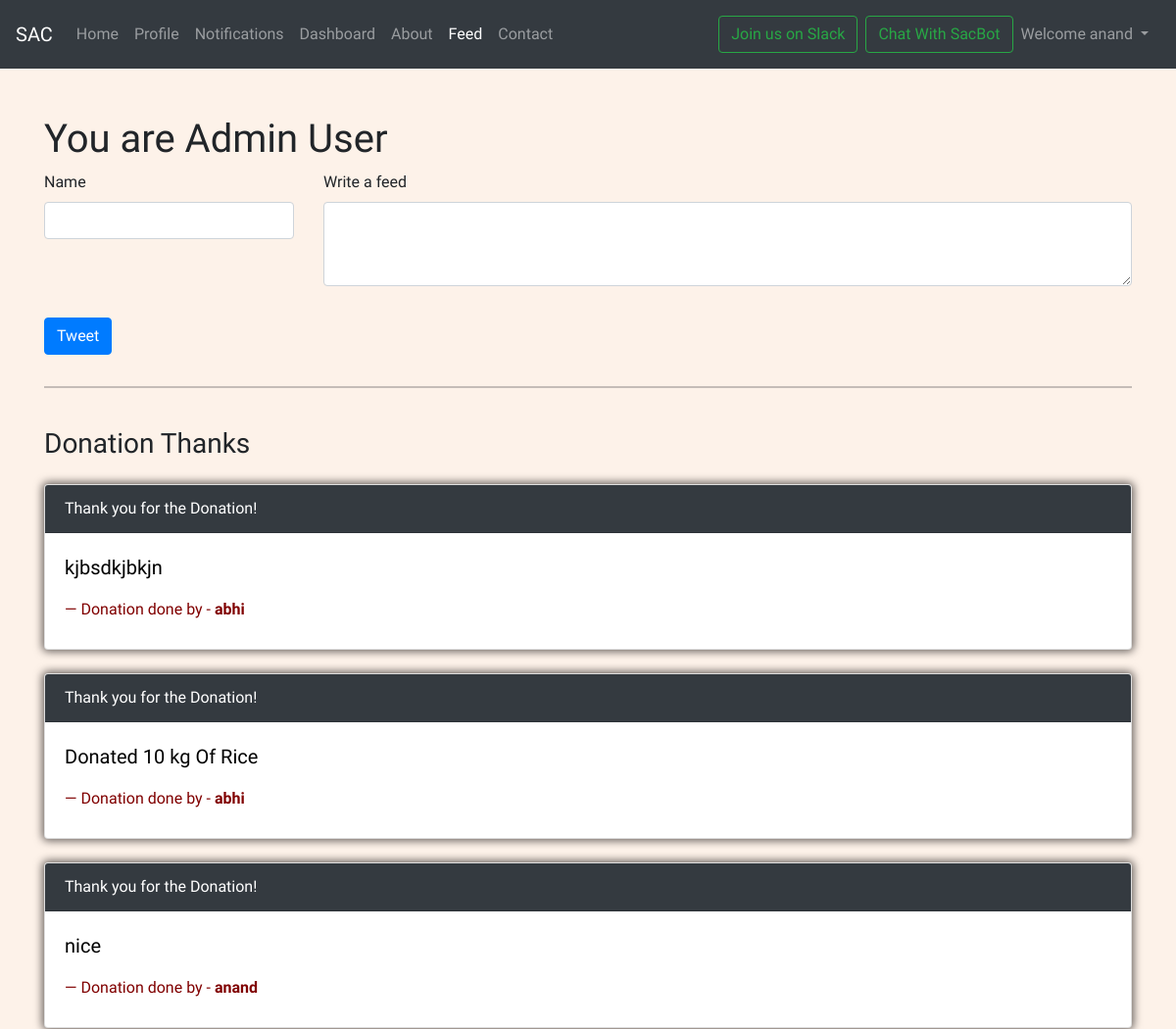
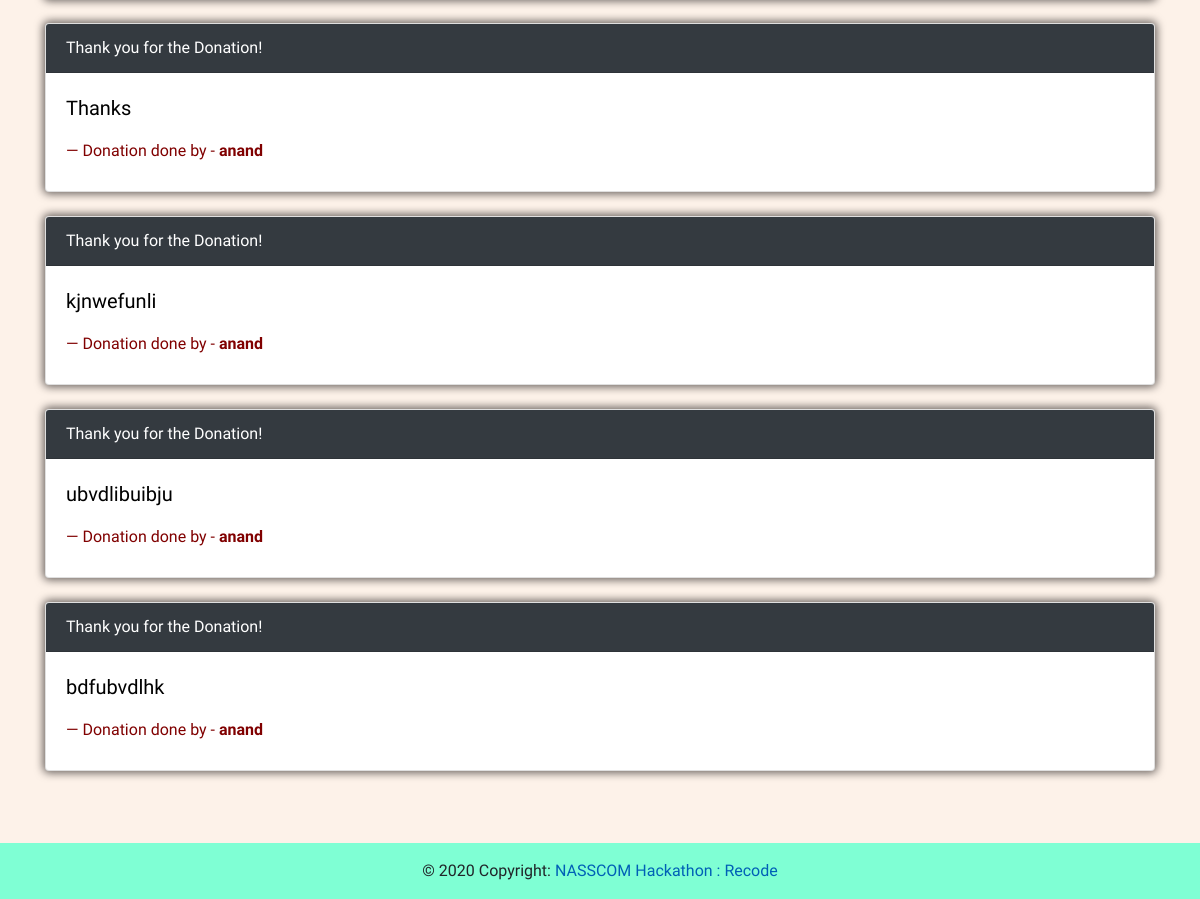
/tweet (signed in), run on the app's committed database (2 pictures, top to bottom).
### mysite/models.py (models this page shows, shortened)
class NewsFeed(models.Model):
    user1=models.CharField(max_length=30,null=True)
    feed=models.TextField(null=True)
    timestamp = models.DateTimeField(default=now)

### mysite/views.py (the view)
# urls.py: path('tweet',views.tweet),
@login_required(login_url='handleLogin')
def tweet(request):
    feeds=NewsFeed.objects.all().order_by('-id')
    params={'feeds':feeds}
    return render(request,'mysite/newsFeed.html',params)

### templates/mysite/newsFeed.html (shortened to what this page needs)
{% extends 'base.html' %}
{% block activeFeed %} active {% endblock activeFeed %}
{% block body %}
    <div class="container">
        {% if request.user.is_superuser %}
          <div class="row">
            <div class="col-12">
              <br>
              <br>
              <h1>You are Admin User</h1>
              <form class="form"method="POST" action="/create-tweet" >
                  <div class="row">
                    <div class="col-sm-12 col-md-3">
                      <div class="form-group">
                        <label for="exampleInputName">Name</label>
                        <input type="text" class="form-control" id="exampleInputName" aria-describedby="emailHelp" name="uname">
                      </div>
                    </div>
                    <div class="col-sm-12 col-md-9">
                        <div class="form-group">
                          <label for="exampleInputPassword2">Write a feed</label>
                          <textarea class="form-control" id="exampleInputPassword2" name="feed"  rows="3"></textarea>
                      </div>
                      </div>
                    </div>
                  <button type="submit" class="btn btn-primary my-3 mx-auto">Tweet</button>
              </form>
          </div>
          </div>
          <hr>
        {% endif %}
        <br>
        <h3>Donation Thanks</h3>
        {% for feed in feeds %}
        <a href="/profile/{{feed.user1}}">
              <div class="card my-4">
                <div class="card-header aa" style="color:white">
                  Thank you for the Donation!
                </div>
                <div class="card-body bb">
                  <blockquote class="blockquote mb-0">
                    <p style="color:black">{{feed.feed}}</p>
                    <footer class="blockquote-footer my-2" style="color:#800000">Donation done by - <strong title="Source Title" ">{{feed.user1}}</strong></footer>
                  </blockquote>
                </div>
            </div>
          </a>
        {% endfor %}
    </div>
{% endblock body %}

### templates/base.html (shortened to what this page needs)
<!doctype html>
<html lang="en">
  <head>
    <link
      rel="stylesheet"
      href="https://stackpath.bootstrapcdn.com/bootstrap/5.0.0-alpha1/css/bootstrap.min.css"
    />
    <link rel="stylesheet" href="https://stackpath.bootstrapcdn.com/bootstrap/4.5.0/css/bootstrap.min.css">
    <link rel="stylesheet" href="./static/mysite/style.css">
    <link
      rel="stylesheet"
      href="https://cdnjs.cloudflare.com/ajax/libs/font-awesome/5.13.1/css/all.min.css"
    />
  </head>
  <body>
    <nav class="navbar navbar-expand-lg navbar-dark bg-dark">
      <a class="navbar-brand" href="/">SAC</a>
      <div class="collapse navbar-collapse" id="navbarSupportedContent">
        <ul class="navbar-nav mr-auto">
          <li class="nav-item {% block activeHome %} {% endblock activeHome %}">
            <a class="nav-link" href="/">Home <span class="sr-only">(current)</span></a>
          </li>
          {% if user.is_authenticated %}
            <li class="nav-item {% block activeProfile %} {% endblock activeProfile %}">
            <a class="nav-link" href="/profile">Profile</a>
            <li class="nav-item {% block activeNotification %} {% endblock activeNotification %}">
            <a class="nav-link" href="/notify">Notifications</a>
          </li>
          {% endif %}
          {% if request.user.is_superuser %}
            <li class="nav-item {% block activeDashboard %} {% endblock activeDashboard %}">
            <a class="nav-link" href="/dashboard">Dashboard</a>
          {% endif %}
          <li class="nav-item {% block activeAbout %} {% endblock activeAbout %}">
            <a class="nav-link" href="/about">About</a>
          </li>
            <li class="nav-item {% block activeFeed %} {% endblock activeFeed %}">
            <a class="nav-link" href="/tweet">Feed</a>
          </li>
          <li class="nav-item {% block activeContact %} {% endblock activeContact %}">
            <a class="nav-link" href="/contact">Contact</a>
          </li>
        </ul>
        <div class="ml-auto form-inline mx-1">
          <a class="btn btn-outline-success my-2 my-sm-2 mx-2" href="https://join.slack.com/t/sacate/shared_invite/zt-g05v625j-CYp~WYorMyCYT7O2b3z4pg" role="button"  target="_blank">Join us on Slack</a>
        <div class="ml-auto form-inline ">
          <a class="btn btn-outline-success my-2 my-sm-2" href="https://web-chat.global.assistant.watson.cloud.ibm.com/preview.html?region=eu-gb&integrationID=2f56951f-120f-4309-92a2-dcdd4580ab57&serviceInstanceID=aee528ff-74f7-4657-b398-d01bb7a36378" role="button">Chat With SacBot</a>
        {% if user.is_authenticated %}
            <ul class="navbar-nav ml-auto">
                <li class="nav-item dropdown">
                    <a class="nav-link dropdown-toggle" href="#" id="navbarDropdown" role="button" data-toggle="dropdown" aria-haspopup="true" aria-expanded="false">
                      Welcome {{ request.user }}
                    </a>
                  </li>
            </ul>
        {% endif %}
        </div>
      </div>
     </nav>
    {% block body %}
    {% endblock body %}
    <br><br>
<footer class="page-footer font-small Blue">
  <div class="footer-copyright text-center py-3">© 2020 Copyright:
    <a href="https://mdbootstrap.com/"> NASSCOM Hackathon : Recode</a>
  </div>
</footer>
  </body>
</html>

### mysite/static/mysite/style.css (style rules this page uses)
* { margin: 0; padding: 0; box-sizing: border-box; font-family: 'Baloo Da 2', cursive; }
.nav-link, .breadcrumb-item { padding: 10px 0 10px 30px; transition: all .2s; color: #06092e; }
.card { box-shadow: 0 0 8px 2px rgba(8, 4, 4, 0.6); }

### data on the page
NewsFeed: feed "kjbsdkjbkjn", user1 "abhi"
NewsFeed: feed "Donated 10 kg Of Rice", user1 "abhi"
NewsFeed: feed "nice", user1 "anand"
NewsFeed: feed "Thanks", user1 "anand"
NewsFeed: feed "kjnwefunli", user1 "anand"
NewsFeed: feed "ubvdlibuibju", user1 "anand"
NewsFeed: feed "bdfubvdlhk", user1 "anand"

### other printed values
{{ request.user }} "anand"
